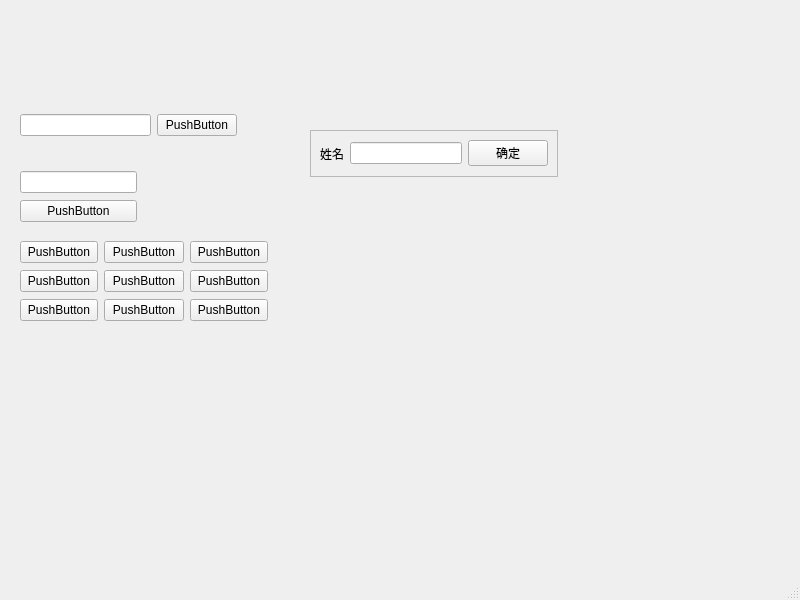
<?xml version="1.0" encoding="UTF-8"?>
<ui version="4.0">
 <class>qmultiDocInterface</class>
 <widget class="QMainWindow" name="qmultiDocInterface">
  <property name="geometry">
   <rect>
    <x>0</x>
    <y>0</y>
    <width>800</width>
    <height>600</height>
   </rect>
  </property>
  <property name="windowTitle">
   <string>qmultiDocInterface</string>
  </property>
  <widget class="QWidget" name="centralwidget">
   <widget class="QWidget" name="layoutWidget">
    <property name="geometry">
     <rect>
      <x>20</x>
      <y>110</y>
      <width>217</width>
      <height>30</height>
     </rect>
    </property>
    <layout class="QHBoxLayout" name="horizontalLayout">
     <item>
      <widget class="QLineEdit" name="lineEdit"/>
     </item>
     <item>
      <widget class="QPushButton" name="pushButton">
       <property name="text">
        <string>PushButton</string>
       </property>
      </widget>
     </item>
    </layout>
   </widget>
   <widget class="QFrame" name="frame">
    <property name="geometry">
     <rect>
      <x>310</x>
      <y>130</y>
      <width>248</width>
      <height>47</height>
     </rect>
    </property>
    <property name="frameShape">
     <enum>QFrame::StyledPanel</enum>
    </property>
    <property name="frameShadow">
     <enum>QFrame::Raised</enum>
    </property>
    <layout class="QHBoxLayout" name="horizontalLayout_2">
     <item>
      <widget class="QLabel" name="label">
       <property name="text">
        <string>姓名</string>
       </property>
      </widget>
     </item>
     <item>
      <widget class="QLineEdit" name="lineEdit_3"/>
     </item>
     <item>
      <widget class="QPushButton" name="pushButton_12">
       <property name="text">
        <string>确定</string>
       </property>
      </widget>
     </item>
    </layout>
   </widget>
   <widget class="QWidget" name="">
    <property name="geometry">
     <rect>
      <x>20</x>
      <y>170</y>
      <width>117</width>
      <height>55</height>
     </rect>
    </property>
    <layout class="QVBoxLayout" name="verticalLayout">
     <item>
      <widget class="QLineEdit" name="lineEdit_2"/>
     </item>
     <item>
      <widget class="QPushButton" name="pushButton_2">
       <property name="text">
        <string>PushButton</string>
       </property>
      </widget>
     </item>
    </layout>
   </widget>
   <widget class="QWidget" name="">
    <property name="geometry">
     <rect>
      <x>20</x>
      <y>240</y>
      <width>248</width>
      <height>85</height>
     </rect>
    </property>
    <layout class="QGridLayout" name="gridLayout">
     <item row="0" column="0">
      <widget class="QPushButton" name="pushButton_3">
       <property name="text">
        <string>PushButton</string>
       </property>
      </widget>
     </item>
     <item row="0" column="1" colspan="2">
      <widget class="QPushButton" name="pushButton_4">
       <property name="text">
        <string>PushButton</string>
       </property>
      </widget>
     </item>
     <item row="0" column="3">
      <widget class="QPushButton" name="pushButton_5">
       <property name="text">
        <string>PushButton</string>
       </property>
      </widget>
     </item>
     <item row="1" column="0">
      <widget class="QPushButton" name="pushButton_6">
       <property name="text">
        <string>PushButton</string>
       </property>
      </widget>
     </item>
     <item row="1" column="1" colspan="2">
      <widget class="QPushButton" name="pushButton_7">
       <property name="text">
        <string>PushButton</string>
       </property>
      </widget>
     </item>
     <item row="1" column="3">
      <widget class="QPushButton" name="pushButton_8">
       <property name="text">
        <string>PushButton</string>
       </property>
      </widget>
     </item>
     <item row="2" column="3">
      <widget class="QPushButton" name="pushButton_11">
       <property name="text">
        <string>PushButton</string>
       </property>
      </widget>
     </item>
     <item row="2" column="0">
      <widget class="QPushButton" name="pushButton_9">
       <property name="text">
        <string>PushButton</string>
       </property>
      </widget>
     </item>
     <item row="2" column="1" colspan="2">
      <widget class="QPushButton" name="pushButton_10">
       <property name="text">
        <string>PushButton</string>
       </property>
      </widget>
     </item>
    </layout>
   </widget>
  </widget>
  <widget class="QMenuBar" name="menubar">
   <property name="geometry">
    <rect>
     <x>0</x>
     <y>0</y>
     <width>800</width>
     <height>26</height>
    </rect>
   </property>
  </widget>
  <widget class="QStatusBar" name="statusbar"/>
 </widget>
 <resources/>
 <connections/>
</ui>
